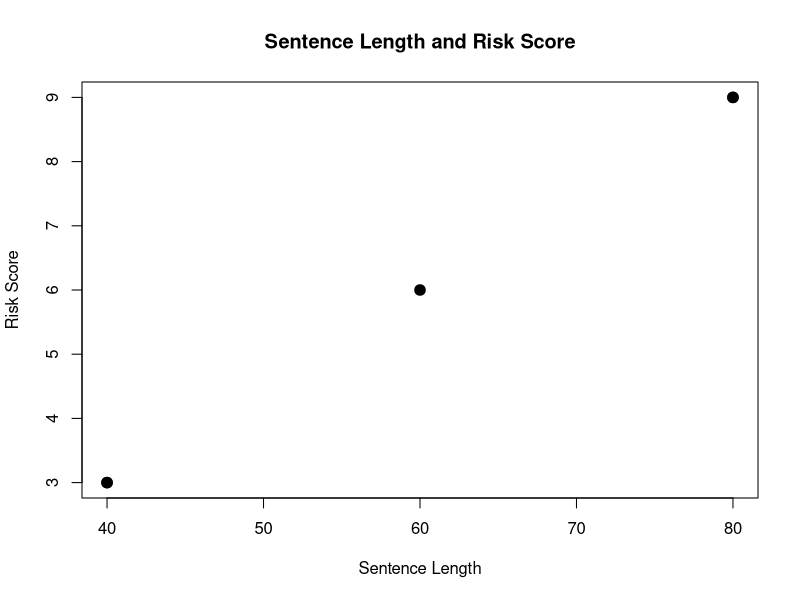
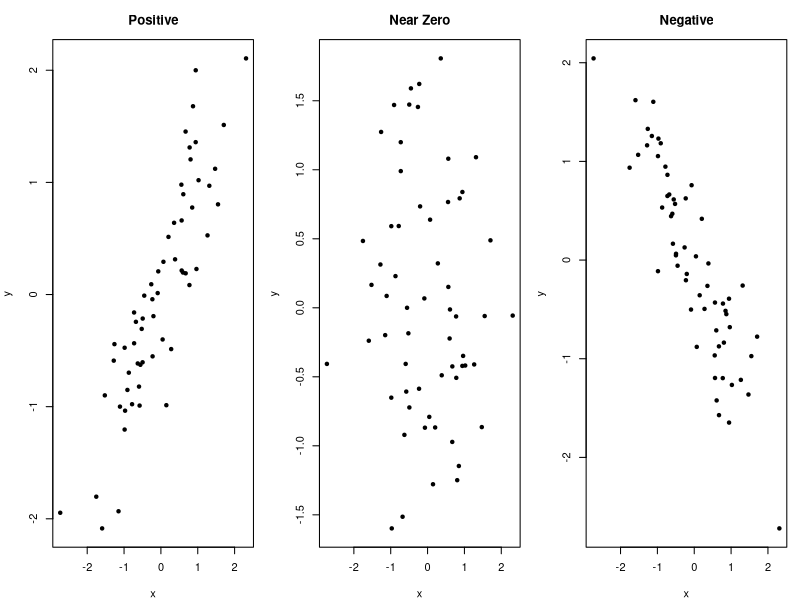
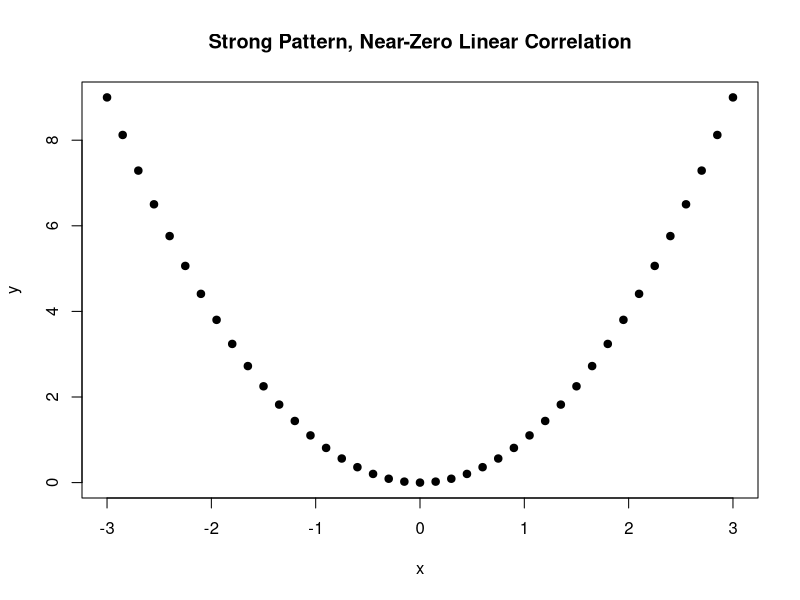

Recreate these plots in R, in order.
## ---- chunk 1
#| label: fig-sentence-risk
#| echo: false
#| fig-cap: "Sentence length and risk score"
#| fig-width: 5
#| fig-height: 4

sentence_length <- c(40, 40, 60, 80, 80)
risk_score <- c(3, 3, 6, 9, 9)

plot(
  sentence_length,
  risk_score,
  pch = 19,
  cex = 1.4,
  xlab = "Sentence Length",
  ylab = "Risk Score",
  main = "Sentence Length and Risk Score"
)
## ---- chunk 2
#| label: fig-correlation-patterns
#| echo: false
#| fig-cap: "Examples of positive, near-zero, and negative linear relationships"
#| fig-width: 9
#| fig-height: 3.2

set.seed(303)
n <- 60
x <- rnorm(n)
y_positive <- 0.9 * x + rnorm(n, sd = 0.45)
y_none <- rnorm(n)
y_negative <- -0.9 * x + rnorm(n, sd = 0.45)

old_par <- par(mfrow = c(1, 3), mar = c(4, 4, 3, 1))
plot(x, y_positive, pch = 19, cex = 0.7, xlab = "x", ylab = "y", main = "Positive")
plot(x, y_none, pch = 19, cex = 0.7, xlab = "x", ylab = "y", main = "Near Zero")
plot(x, y_negative, pch = 19, cex = 0.7, xlab = "x", ylab = "y", main = "Negative")
par(old_par)
## ---- chunk 3
#| label: fig-nonlinear-correlation
#| echo: false
#| fig-cap: "A curved relationship can have a correlation near zero"
#| fig-width: 5
#| fig-height: 4

x_curve <- seq(-3, 3, length.out = 41)
y_curve <- x_curve^2

plot(
  x_curve,
  y_curve,
  pch = 19,
  xlab = "x",
  ylab = "y",
  main = "Strong Pattern, Near-Zero Linear Correlation"
)
